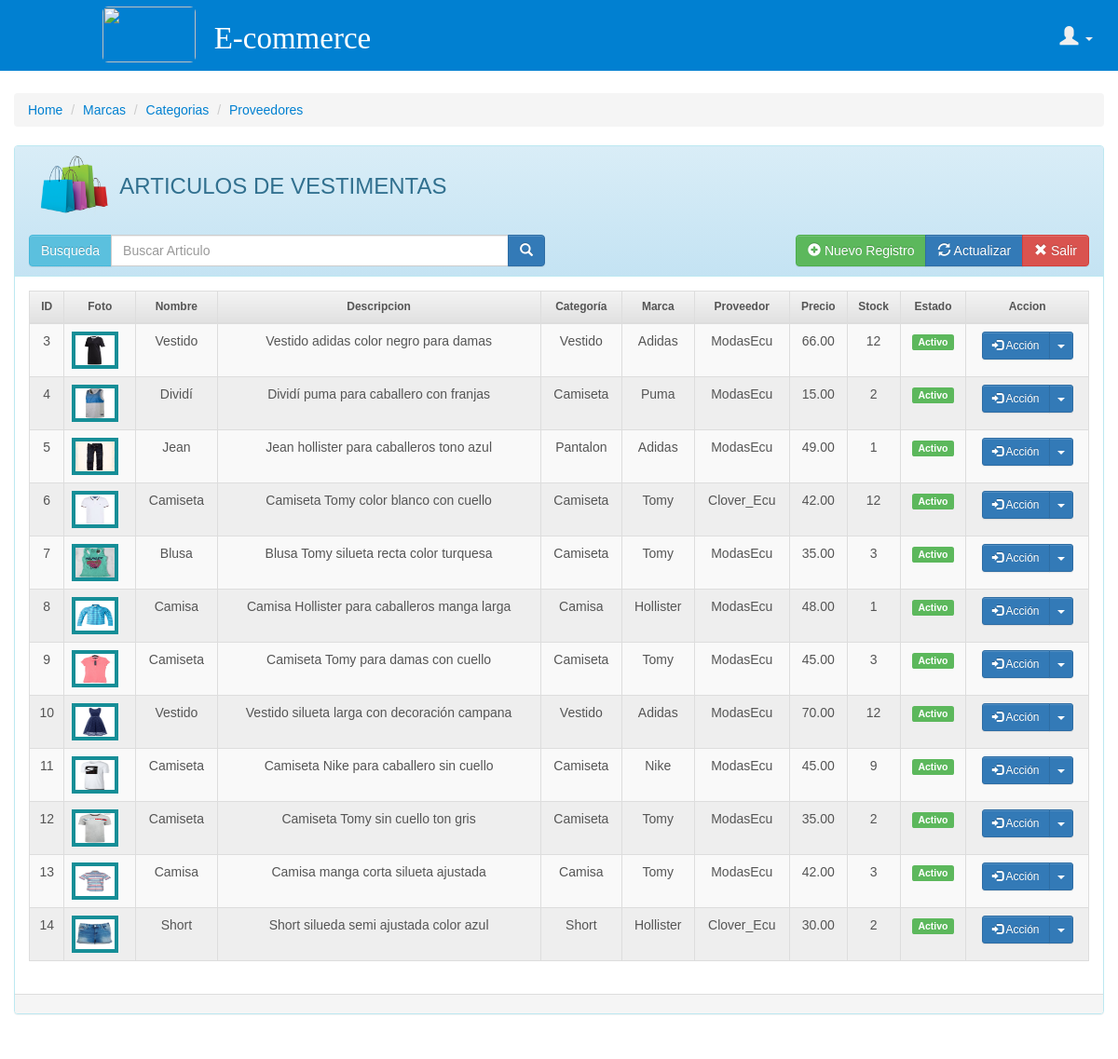
The page /app/articulo/articulo.php (signed in) on the database its author committed.
### tables this page shows
CREATE TABLE IF NOT EXISTS `articulo` (
  `ArtCodigo` int(11) NOT NULL AUTO_INCREMENT,
  `ArtFoto` varchar(150) NOT NULL,
  `ArtNombre` varchar(50) NOT NULL,
  `ArtDescripcion` varchar(50) NOT NULL,
  `CatCodigo` int(11) NOT NULL,
  `MarCodigo` int(11) NOT NULL,
  `ProCodigo` int(11) NOT NULL,
  `ArtPrecio` decimal(10,2) NOT NULL,
  `ArtStock` int(11) NOT NULL,
  `ArtEstado` bit(1) NOT NULL DEFAULT b'1',
  PRIMARY KEY (`ArtCodigo`)
);

CREATE TABLE IF NOT EXISTS `categoria` (
  `CatCodigo` int(11) NOT NULL AUTO_INCREMENT,
  `CatDescripcion` varchar(50) NOT NULL,
  PRIMARY KEY (`CatCodigo`)
);

CREATE TABLE IF NOT EXISTS `marca` (
  `MarCodigo` int(11) NOT NULL AUTO_INCREMENT,
  `MarDescripcion` varchar(50) NOT NULL,
  PRIMARY KEY (`MarCodigo`)
);

CREATE TABLE IF NOT EXISTS `proveedor` (
  `ProCodigo` int(11) NOT NULL AUTO_INCREMENT,
  `ProNombre` varchar(50) NOT NULL,
  `ProRuc` varchar(12) NOT NULL,
  `ProDireccion` varchar(50) NOT NULL,
  `ProTelefono` varchar(50) NOT NULL,
  `ProCorreo` varchar(50) DEFAULT NULL,
  `ProEstado` int(1) NOT NULL DEFAULT '1',
  PRIMARY KEY (`ProCodigo`)
);

### app/articulo/dao/DaoArticulo.php (called while the page is built, shortened)
<?php
class DaoArticulo implements IntArticulo {
    public $where = null;
    public function listar() {
        $tipos = new ArrayObject();
        try {
            $con = new Conexion();
            $sql = $con->consultar("select ArtCodigo cod , ArtFoto fot, ArtNombre nom, ArtDescripcion des, CatDescripcion cat, MarDescripcion mar, ProNombre pro, ArtPrecio pre, ArtStock sto, ArtEstado est "
                    . "from articulo a, categoria c, marca m, proveedor p "
                    . "where a.CatCodigo = c.CatCodigo AND a.MarCodigo = m.MarCodigo AND a.ProCodigo = p.ProCodigo AND (ArtNombre LIKE '%" . $this->where . "%' OR ArtDescripcion LIKE '%" . $this->where . "%' OR MarDescripcion LIKE '%" . $this->where . "%') GROUP BY ArtCodigo");
            while ($row = $sql->fetch_array()) {
                $tipos[] = new EntArticulo($row['cod'], $row['fot'], $row['nom'], $row['des'], $row['cat'], $row['mar'], $row['pro'], $row['pre'], $row['sto'], $row['est'] == '1' ? true : false);
            }
        } catch (Exception $exc) {
            echo $exc->getTraceAsString();
        }
        return $tipos;
    }
}
?>

### app/modulobase/Conexion.php (called while the page is built, shortened)
<?php
class Conexion {
    private $BaseDatos;
    private $Servidor;
    private $Usuario;
    private $Clave;
    private $conn;
    public function __construct() {
        $this->BaseDatos = "carrito";
        $this->Servidor = "localhost";
        $this->Usuario = "root";
        $this->Clave = "";
    }
    private function conectar() {
        $connect = true;
        $this->conn = new mysqli($this->Servidor, $this->Usuario, $this->Clave, $this->BaseDatos);
        return $connect;
    }
    public function consultar($script) {
        $resultado = NULL;
        if ($this->conectar()) {
            $resultado = $this->conn->query($script);
        }
        return $resultado;
    }
}

### app/articulo/entidad/EntArticulo.php (called while the page is built, shortened)
<?php
class EntArticulo{
    function __construct($Id=0, $Foto="", $Nombre="", $Descripcion="", $IdCategoria=0, $IdMarca=0, $IdProveedor=0, $Precio=0, $Stock=0, $Estado=0) {
        $this->Id = $Id;
        $this->Foto = $Foto;
        $this->Nombre = $Nombre;
        $this->Descripcion = $Descripcion;
        $this->IdCategoria = $IdCategoria;
        $this->IdMarca = $IdMarca;
        $this->IdProveedor = $IdProveedor;
        $this->Precio = $Precio;
        $this->Stock = $Stock;
        $this->Estado = $Estado;
    }
}
?>

### app/articulo/vista/listado.php (the view, shortened to what this page needs)
<article id="content">
    <div class="container-fluid">
        <?php
        if (!isset($q)) {
            $q = '';
        }
        ?>
        <div class="row">
            <div class="col-md-12">
                <?php
                require '../principal/navegador.php';
                ?>
                <div class="panel panel-default panel-table panel-info">
                    <div class="panel-heading">
                        <div class="row">
                            <div class="col col-xs-1">
                                <img src="../../static/img/menu/presentacion.png"  height="65">
                            </div>
                            <div class="col col-xs-4">
                                <h3>ARTICULOS DE VESTIMENTAS</h3>
                            </div>
                        </div>
                        <br>
                        <div class="row">
                            <div class="col col-xs-6">
                                <form method="GET" action="articulo.php">
                                    <div class="input-group">
                                        <div class="input-group-btn search-panel">
                                            <button type="button" class="btn btn-info">
                                                <span id="search_concept">Busqueda </span>
                                        </div>
                                        <input type="text" class="form-control" name="q" placeholder="Buscar Articulo" value="<?= $q ?>">
                                        <span class="input-group-btn">
                                            <button class="btn btn-primary"><span class="glyphicon glyphicon-search"></span></button>
                                        </span>
                                    </div>
                                </form>
                            </div>
                            <div class="col col-xs-6 text-right">
                                <div class="btn-group">
                                    <a class="btn btn-success" href="articulo.php?action=nuevo&id=0">
                                        <i class="glyphicon glyphicon-plus-sign"> </i>
                                        Nuevo Registro
                                    </a>
                                    <a href="javascript:window.location.reload();" class="btn btn-primary">
                                        <i class="glyphicon glyphicon-refresh"> </i>
                                        Actualizar
                                    </a>
                                    <a href="../principal/admin.php" class="btn btn-danger">
                                        <i class="glyphicon glyphicon-remove"> </i>
                                        Salir
                                    </a>
                                </div>
                            </div>
                        </div>
                    </div>
                    <div class="panel-body">
                        <table class="table table-hover table-bordered table-responsive table-striped" id="tdatos">
                            <thead>
                                <tr>
                                    <?php
                                    $cabecera = array("ID", "Foto", "Nombre", "Descripcion", "Categoría", "Marca", "Proveedor", "Precio", "Stock","Estado", "Accion");
                                    foreach ($cabecera as $datos) {
                                        echo "<th class='text-center'>$datos</th>";
                                    }
                                    ?>
                                </tr>
                            </thead>
                            <tbody id="tdetalle">
                                <?php foreach ($this->dao->listar() as $articulo): ?>
                                    <tr>
                                        <td align="center"><?= $articulo->Id ?></td>
                                        <?php
                                        if (file_exists($articulo->Foto)) {
                                            echo"<td> <img id='imagen' bgcolor='#222' src='$articulo->Foto' width='50' height=40'  style='border: 4px solid #168E97'/></td>";
                                        } else {
                                            echo"<td> <img id='imagen' bgcolor='#222' src='../../static/img/articulo/no_imagen.png' width='50' height=40'  style='border: 4px solid #168E97'/></td>";
                                        }
                                        ?>
                                        <td align="center"><?= $articulo->Nombre ?></td>
                                        <td align="center"><?= $articulo->Descripcion ?></td>
                                        <td align="center"><?= $articulo->IdCategoria ?></td>
                                        <td align="center"><?= $articulo->IdMarca ?></td>
                                        <td align="center"><?= $articulo->IdProveedor ?></td>
                                        <td align="center"><?= $articulo->Precio ?></td>
                                        <td align="center"><?= $articulo->Stock ?></td>
                                        <td align="center"><span class="label label-<?= (($articulo->Estado == true) ? "success" : "danger") ?>" title="Activo"><?= (($articulo->Estado == true) ? "Activo" : "Inactivo") ?></span></td>
                                        <td align="center">
                                            <div class="btn-group">
                                                <button type="button" class="btn btn-primary btn-sm">
                                                    <i class="glyphicon glyphicon-log-in"></i> Acción
                                                </button>
                                                <button type="button" class="btn btn-primary btn-sm dropdown-toggle" data-toggle="dropdown">
                                                    <span class="caret"></span>
                                                </button>
                                            </div>
                                        </td>
                                    </tr>
                                <?php endforeach; ?>
                            </tbody>
                        </table>
                    </div>
                    <div class="panel-footer">
                    </div>
                </div>
            </div>
        </div>
</article>

### app/articulo/articulo.php (shortened to what this page needs)
<!DOCTYPE html>
<html>
    <head>
        <link href="../../static/css/bootstrap-theme.css" rel="stylesheet" type="text/css"/>
        <link href="../../static/css/bootstrap.min.css" rel="stylesheet" type="text/css"/>
        <link href="../../static/css/estilo.css" rel="stylesheet" type="text/css"/>
         <link href="../../static/css/estilo_1.css" rel="stylesheet" type="text/css"/>
        <link href="../../static/css/table.css" rel="stylesheet" type="text/css"/>
    </head>
    <body>
        <?php
        require '../principal/header.php';
        require 'controlador/CtrArticulo.php';
        $ctrArticulo = new CtrArticulo();
        $ctrArticulo->view();
        ?>
    </body>
</html>

### app/principal/header.php (shortened to what this page needs)
<nav class="navbar navbar-blue navbar-fixed-top" role="navigation" style="background: #0180d1">
    <div class="navbar-header">
        <div class="row">
            <div class="col-md-6">
                <img class="img-rounded logomain"  width="100px" height="60px" style="margin-left: 110px; margin-top: 7px;"src="../../static/img/menu/comercio.png" />
            </div>
            <div class="col-md-6">
                <p style="margin-top: 18px;   font-size: 33px; text-align:center; font-family: initial;">
                    E-commerce
                </p>
            </div>
        </div>
    </div>
    <div class="collapse navbar-collapse" id="bs-example-navbar-collapse-1">
        <ul class="nav navbar-nav navbar-right" style="margin-right:1%">
            <li class="dropdown"><a href="#" class="dropdown-toggle" data-toggle="dropdown" style="margin-top: 12px;background:#0180d1; font-size: 20px;"><span
                        class="glyphicon glyphicon-user"></span> <?= ucwords($user->lognombre) ?><b class="caret"></b></a>
            </li>
        </ul>
    </div>
</nav>

### app/articulo/controlador/CtrArticulo.php (shortened to what this page needs)
<?php
class CtrArticulo {
    private $dao;
    function __construct() {
        require '../modulobase/Conexion.php';
        require 'entidad/EntArticulo.php';
        require 'dao/DaoArticulo.php';
        $this->dao = new DaoArticulo();
    }
    public function view($uid = null) {
        if ($_SERVER['REQUEST_METHOD'] == 'POST') {
            if (isset($_POST['action'])) {
                $frm = (object) $_POST;
                switch ($frm->action) {
                    case 'nuevo':
                        $this->model = new EntArticulo(0, $this->guardarImagen(), $frm->nombre, $frm->descripcion, $frm->categoria, $frm->marca, $frm->proveedor, $frm->precio, $frm->stock, isset($frm->estado) ? true : false);
                        $salida = $this->dao->crear($this->model);
                        die('{"resp" : true}');
                        break;
                    case 'editar':
                        $this->model = new EntArticulo($frm->id, $this->guardarImagen(), $frm->nombre, $frm->descripcion, $frm->categoria, $frm->marca, $frm->proveedor, $frm->precio, $frm->stock, isset($frm->estado) ? true : false);
                        $salida = $this->dao->editar($this->model);
                        die('{"resp" : true}');
                        break;
                    case 'eliminar':
                        $salida = $this->dao->eliminar($frm->id);
                        die('{"resp" : true}');
                }
            }
        } else {
            if (isset($_GET['action'])) {
                $action = $_GET['action'];
                if ($action == 'editar') {
                    $id = intval($_GET['id']);
                    $this->model = $this->dao->buscar($id);
                }
                require 'vista/form.php';
            } else {
                if (isset($_GET['q']) && empty($_GET['idd'])) {
                    $q = $_GET['q'];
                    $this->dao->where = $q;
                    require 'vista/listado.php';
                } else {
                    if (isset($_GET['idd'])) {
                        if (isset($_GET['q'])) {
                            $q = $_GET['q'];
                            $this->dao->where = $q;
                        }
                        require 'vista/pagina.php';
                    } else {
                        require 'vista/listado.php';
                    }
                }
            }
        }
    }
}
?>

### app/principal/navegador.php
<div class="row-fluid">
    <div class="span12">
        <ul class="breadcrumb">
            <li><a href="../principal/admin.php" style="color: #0180d1">Home</a><span class="divider"></span></li>
            <li><a href="../marca/marca.php" style="color: #0180d1">Marcas</a><span class="divider"></span></li>
            <li><a href="../categoria/categoria.php" style="color: #0180d1">Categorias</a><span class="divider"></span></li>
            <li><a href="../proveedor/proveedor.php" style="color: #0180d1">Proveedores</a><span class="divider"></span></li>
        </ul>
    </div>
</div>

### static/css/estilo.css (style rules this page uses)
html, body { height: 100%; font-family:verdana,arial,sans-serif; color:#555555; background: #eee; }
#content { padding-top: 100px; padding-bottom: 60px; background: none; }
.nav { font-family:Arial,sans-serif; font-size:15px; }
.navbar-blue { background-color:#3B5999; color:#ffffff; font-family:arial,sans-serif; top:0; }
.navbar-blue li > a,.navbar-toggle { color:#efefef; }
a { color:#222222; }

### static/css/estilo_1.css (style rules this page uses)
html, body { height: 100%; font-family:verdana,arial,sans-serif; color:#555555; background: white; }
#content { padding-top: 100px; padding-bottom: 60px; background: none; }
.nav { font-family:Arial,sans-serif; font-size:15px; }
.navbar-blue { background-color:#3B5999; color:#ffffff; font-family:arial,sans-serif; top:0; }
.navbar-blue li > a,.navbar-toggle { color:#efefef; }
a { color:#222222; }

### static/css/table.css (style rules this page uses)
#tdatos { border-radius: 6px; }
#tdatos thead tr { background: url("../img/bg/bg_th.png"); background-repeat: repeat-x; }
#tdatos thead tr th { text-align: center; font-size: 12px; }
#tdatos > tbody > tr:nth-of-type(even) { background-color: #eee; }

### rows shown on the page
articulo: ArtCodigo "3", ArtFoto (picture), ArtNombre "Vestido", ArtDescripcion "Vestido adidas color negro para damas", categoria.CatDescripcion "Vestido", marca.MarDescripcion "Adidas", proveedor.ProNombre "ModasEcu", ArtPrecio "66.00", ArtStock "12"
articulo: ArtCodigo "4", ArtFoto (picture), ArtNombre "Dividí", ArtDescripcion "Dividí puma para caballero con franjas", categoria.CatDescripcion "Camiseta", marca.MarDescripcion "Puma", proveedor.ProNombre "ModasEcu", ArtPrecio "15.00", ArtStock "2"
articulo: ArtCodigo "5", ArtFoto (picture), ArtNombre "Jean", ArtDescripcion "Jean hollister para caballeros tono azul", categoria.CatDescripcion "Pantalon", marca.MarDescripcion "Adidas", proveedor.ProNombre "ModasEcu", ArtPrecio "49.00", ArtStock "1"
articulo: ArtCodigo "6", ArtFoto (picture), ArtNombre "Camiseta", ArtDescripcion "Camiseta Tomy color blanco con cuello", categoria.CatDescripcion "Camiseta", marca.MarDescripcion "Tomy", proveedor.ProNombre "Clover_Ecu", ArtPrecio "42.00", ArtStock "12"
articulo: ArtCodigo "7", ArtFoto (picture), ArtNombre "Blusa", ArtDescripcion "Blusa Tomy silueta recta color turquesa", categoria.CatDescripcion "Camiseta", marca.MarDescripcion "Tomy", proveedor.ProNombre "ModasEcu", ArtPrecio "35.00", ArtStock "3"
articulo: ArtCodigo "8", ArtFoto (picture), ArtNombre "Camisa", ArtDescripcion "Camisa Hollister para caballeros manga larga", categoria.CatDescripcion "Camisa", marca.MarDescripcion "Hollister", proveedor.ProNombre "ModasEcu", ArtPrecio "48.00", ArtStock "1"
articulo: ArtCodigo "9", ArtFoto (picture), ArtNombre "Camiseta", ArtDescripcion "Camiseta Tomy para damas con cuello", categoria.CatDescripcion "Camiseta", marca.MarDescripcion "Tomy", proveedor.ProNombre "ModasEcu", ArtPrecio "45.00", ArtStock "3"
articulo: ArtCodigo "10", ArtFoto (picture), ArtNombre "Vestido", ArtDescripcion "Vestido silueta larga con decoración campana", categoria.CatDescripcion "Vestido", marca.MarDescripcion "Adidas", proveedor.ProNombre "ModasEcu", ArtPrecio "70.00", ArtStock "12"
articulo: ArtCodigo "11", ArtFoto (picture), ArtNombre "Camiseta", ArtDescripcion "Camiseta Nike para caballero sin cuello", categoria.CatDescripcion "Camiseta", marca.MarDescripcion "Nike", proveedor.ProNombre "ModasEcu", ArtPrecio "45.00", ArtStock "9"
articulo: ArtCodigo "12", ArtFoto (picture), ArtNombre "Camiseta", ArtDescripcion "Camiseta Tomy sin cuello ton gris", categoria.CatDescripcion "Camiseta", marca.MarDescripcion "Tomy", proveedor.ProNombre "ModasEcu", ArtPrecio "35.00", ArtStock "2"
articulo: ArtCodigo "13", ArtFoto (picture), ArtNombre "Camisa", ArtDescripcion "Camisa manga corta silueta ajustada", categoria.CatDescripcion "Camisa", marca.MarDescripcion "Tomy", proveedor.ProNombre "ModasEcu", ArtPrecio "42.00", ArtStock "3"
articulo: ArtCodigo "14", ArtFoto (picture), ArtNombre "Short", ArtDescripcion "Short silueda semi ajustada color azul", categoria.CatDescripcion "Short", marca.MarDescripcion "Hollister", proveedor.ProNombre "Clover_Ecu", ArtPrecio "30.00", ArtStock "2"

### other values the page prints
$datos "ID"
$datos "Foto"
$datos "Nombre"
$datos "Descripcion"
$datos "Categoría"
$datos "Marca"
$datos "Proveedor"
$datos "Precio"
$datos "Stock"
$datos "Estado"
$datos "Accion"
